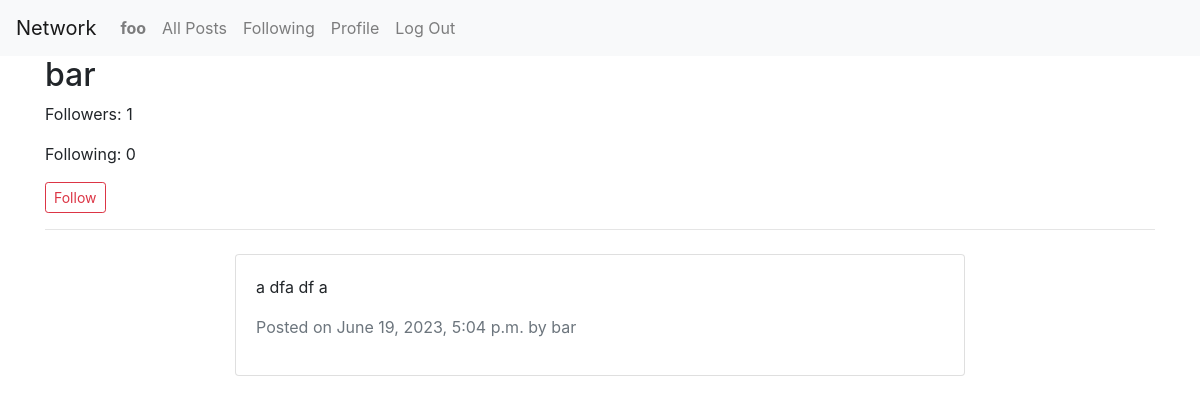
Page /profile/3/ (signed in) on the committed database.
### network/models.py (models this page shows, shortened)
class User(AbstractUser):
    followers = models.ManyToManyField('self', symmetrical=False, related_name='following')

class Post(models.Model):
    content = models.TextField()
    image = models.ImageField(upload_to='post_images/', blank=True, null=True)
    author = models.ForeignKey(User, on_delete=models.CASCADE)
    timestamp = models.DateTimeField(auto_now_add=True)
    likes = models.ManyToManyField(User, related_name='liked_posts', default=0)
    views = models.PositiveIntegerField(default=0)

### network/views.py (the view)
# urls.py: path('profile/<int:user_id>/', views.profile, name='profile'),
@login_required
def profile(request, user_id):
    profile_user = get_object_or_404(User, id=user_id)
    user = request.user
    posts = Post.objects.filter(author=profile_user).order_by('-timestamp')
    is_following = profile_user.followers.filter(id=user.id).exists()
    if request.method == 'POST':
        if profile_user.followers.filter(id=user.id).exists():
            profile_user.followers.remove(user)
        else:
            profile_user.followers.add(user)
        is_following = not is_following
    return render(request, 'network/profile.html', {
        'profile_user': profile_user,
        'posts': posts,
        'is_following': is_following
    })

### network/templates/network/profile.html (shortened to what this page needs)
{% extends "network/layout.html" %} {% block body %}
<div class="container">
  <h2>{{ profile_user.username }}</h2>
  <p id="followers-count">Followers: {{ profile_user.followers.count }}</p>
  <p>Following: {{ profile_user.following.count }}</p>
{% if request.user != profile_user %}
<form id="follow-form" method="post" action="{% url 'profile' profile_user.id %}">
  <button id="follow-button" class="btn btn-sm {% if request.user.is_authenticated and request.user in profile_user.followers.all %}btn-danger{% else %}btn-outline-danger{% endif %}"
   onclick="toggleFollowing({{ profile_user.id }})">
    {% if request.user.is_authenticated and request.user in profile_user.followers.all %}
      Unfollow
    {% else %}
      Follow
    {% endif %}
  </button>
</form>
{% endif %}
  <hr />
  <div class="row mt-4">
    <div class="col-md-8 offset-md-2">
      {% for post in posts %}
      <div class="card mb-3">
        <div class="card-body">
          <p>{{ post.content }}</p>
          <p class="text-muted">
            Posted on {{ post.timestamp }} by {{ post.author.username }}
          </p>
        </div>
      </div>
      {% empty %}
      <p>No posts found.</p>
      {% endfor %}
    </div>
  </div>
</div>
{% endblock %}

### network/templates/network/layout.html (shortened to what this page needs)
{% load static %}
<!DOCTYPE html>
<html lang="en">
  <head>
    <link
      rel="stylesheet"
      href="https://stackpath.bootstrapcdn.com/bootstrap/4.4.1/css/bootstrap.min.css"
    />
    <link href="{% static 'network/styles.css' %}" rel="stylesheet" />
  </head>
  <body>
    <nav class="navbar navbar-expand-lg navbar-light bg-light">
      <a class="navbar-brand" href="#">Network</a>
      <div>
        <ul class="navbar-nav mr-auto">
          {% if user.is_authenticated %}
          <li class="nav-item">
            <a class="nav-link" href="#"
              ><strong>{{ user.username }}</strong></a
            >
          </li>
          {% endif %}
          <li class="nav-item">
            <a class="nav-link" href="{% url 'index' %}">All Posts</a>
          </li>
          {% if user.is_authenticated %}
          <li class="nav-item">
            <a class="nav-link" href="{% url 'following' %}">Following</a>
          </li>
          <li class="nav-item">
            <a class="nav-link" href="{% url 'profile' user.id %}">Profile</a>
          </li>
          <li class="nav-item">
            <a class="nav-link" href="{% url 'logout' %}">Log Out</a>
          </li>
          {% endif %}
        </ul>
      </div>
    </nav>
    <div class="body">{% block body %} {% endblock %}</div>
  </body>
</html>

### rows in the picture
User: username "foo"
User: username "bar", followers.count "1", following.count "0"
Post: content "a dfa df a", timestamp "June 19, 2023, 5:04 p.m.", author.username "bar"
